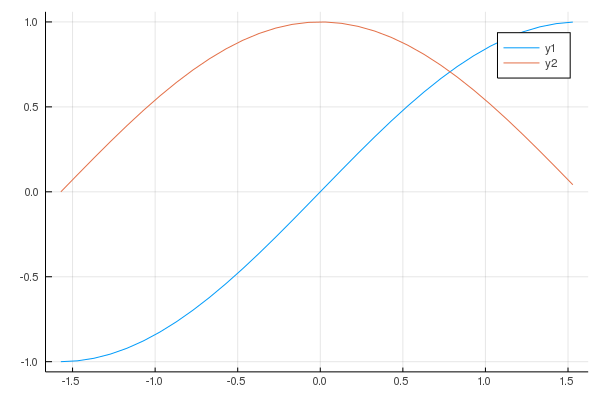

The script that saved this image:
using Plots

x = -pi/2:0.1:pi/2

plot(x, sin.(x))
plot!(x, cos.(x))
savefig("trigonometric.png")